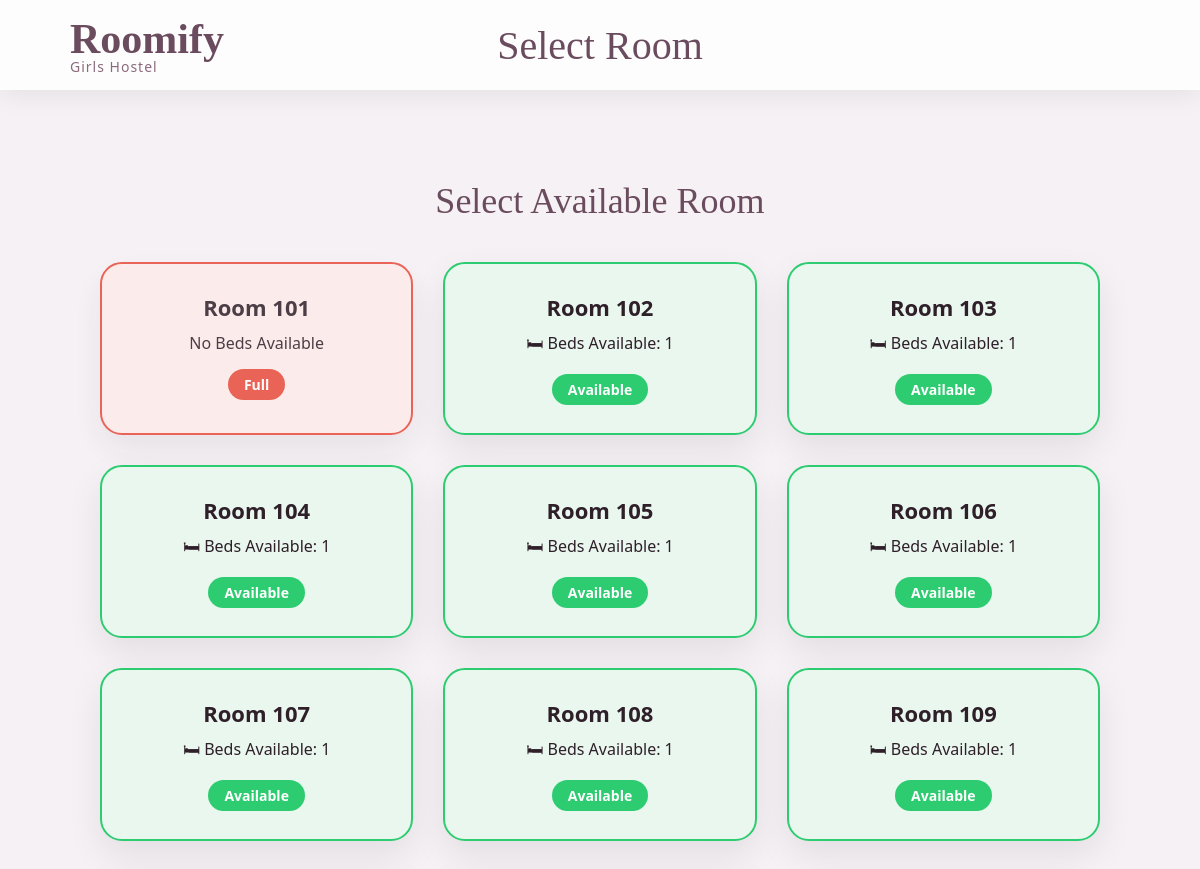
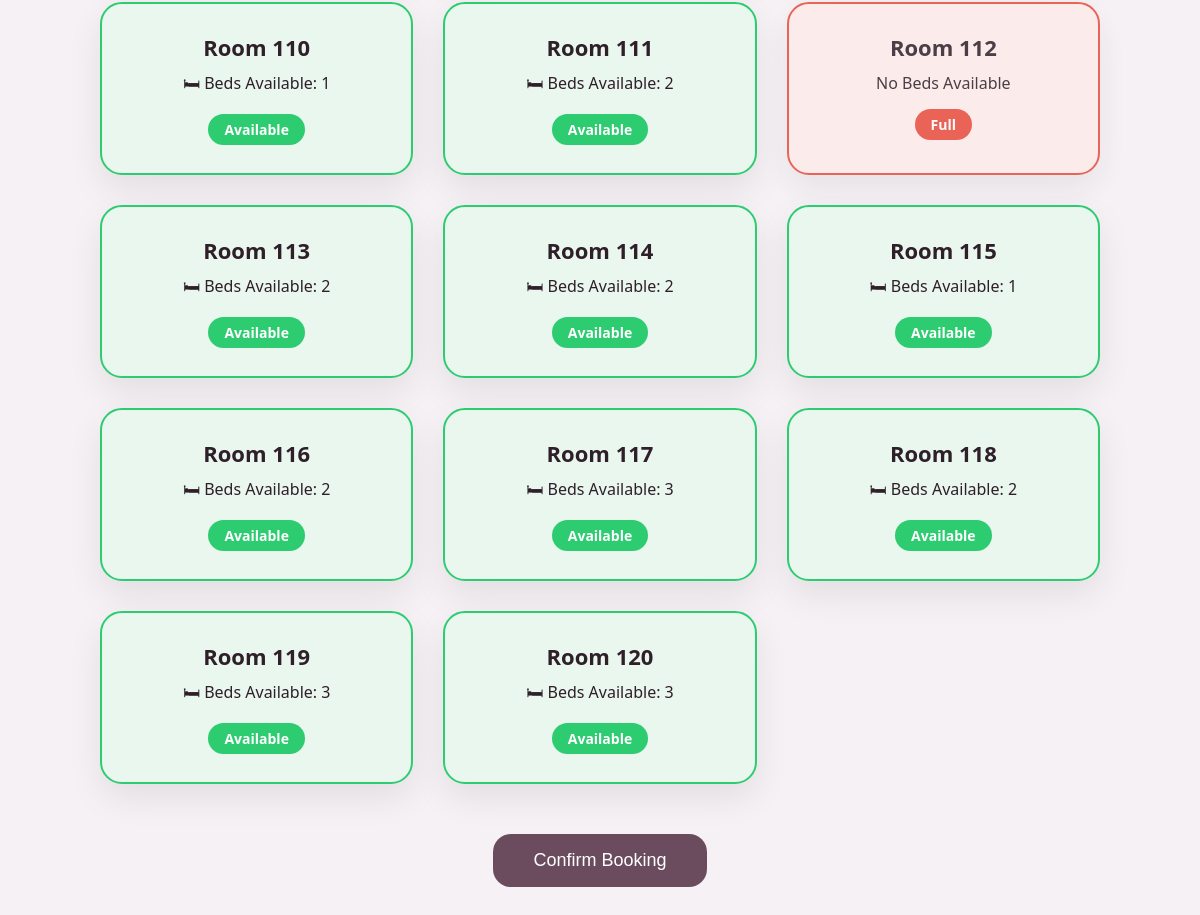
Page /select_room.php on the committed database (2 pictures, top to bottom).
### tables this page shows
CREATE TABLE IF NOT EXISTS `rooms` (
  `room_id` int NOT NULL AUTO_INCREMENT,
  `room_number` int NOT NULL,
  `capacity` int NOT NULL DEFAULT '1',
  PRIMARY KEY (`room_id`),
  UNIQUE KEY `room_no` (`room_number`)
);

### select_room.php (the view, shortened to what this page needs)
<?php
include("db_connect.php");
?>
<!DOCTYPE html>
<html lang="en">
<head>
</head>
<body>
<header>
  <div class="logo">
    <h1>Roomify</h1>
    <p>Girls Hostel</p>
  </div>
  <div class="nav-title"><h1>Select Room</h1></div>
</header>
<main>
<div class="details">Select Available Room</div>
<form method="POST" action="form.php">
<div class="room-grid">
<?php
$sql = "SELECT r.room_id, r.room_number, r.capacity,
               COUNT(b.booking_id) AS booked
        FROM rooms r
        LEFT JOIN bookings b ON r.room_id = b.room_id
        GROUP BY r.room_id, r.room_number, r.capacity";
$result = $conn->query($sql);
while($row = $result->fetch_assoc()){
  $available = $row['capacity'] - $row['booked'];
  if($available > 0){
    echo "
    <div class='room-card available' data-id='{$row['room_id']}'>
      <h4>Room {$row['room_number']}</h4>
      <p>🛏 Beds Available: {$available}</p>
      <span class='badge'>Available</span>
    </div>";
  } else {
    echo "
    <div class='room-card full'>
      <h4>Room {$row['room_number']}</h4>
      <p>No Beds Available</p>
      <span class='badge'>Full</span>
    </div>";
  }
}
?>
</div>
<button class="submit-btn">Confirm Booking</button>
</form>
</main>
</body>
</html>

### select_room.php (style rules this page uses)
* { margin:0; padding:0; box-sizing:border-box; }
html,body { background:#f6f1f5; color:#2e1f29; font-family:"Segoe UI",Tahoma,Geneva,Verdana,sans-serif; }
header { position:fixed; top:0; width:100%; height:90px; background:rgba(255,255,255,0.85); backdrop-filter:blur(8px); box-shadow:0 4px 25px rgba(0,0,0,0.08); display:flex; align-items:center; justify-content:space-between; padding:0 70px; z-index:1000; }
.logo h1 { font-family:"fonts"; font-size:42px; color:#6b4c5e; margin-bottom:-6px; }
.logo p { font-size:14px; color:#8b6a7d; letter-spacing:1px; }
.nav-title h1 { font-family:"fonts"; font-size:40px; color:#6b4c5e; font-weight: 200; }
.nav-title { position: absolute; left: 50%; transform: translateX(-50%); }
main { margin-top:90px; padding:90px 30px; }
.details { font-family:"fonts"; font-size:36px; color:#6b4c5e; text-align:center; margin-bottom:40px; }
.room-grid { display:grid; grid-template-columns:repeat(auto-fit,minmax(240px,1fr)); gap:30px; max-width:1000px; margin:auto; }
.room-card { padding:28px; border-radius:22px; box-shadow:0 14px 35px rgba(0,0,0,0.08); text-align:center; cursor:pointer; transition:0.3s; position:relative; }
.room-card.available { background:#e9f7ef; border:2px solid #2ecc71; }
.room-card.full { background:#fdecea; border:2px solid #e74c3c; cursor:not-allowed; opacity:0.85; }
.room-card h4 { font-size:22px; margin-bottom:10px; }
.room-card p { font-size:16px; margin-bottom:15px; }
.badge { padding:6px 16px; border-radius:20px; font-size:14px; font-weight:600; display:inline-block; }
.available .badge { background:#2ecc71; color:white; }
.full .badge { background:#e74c3c; color:white; }
.submit-btn { display:block; margin:50px auto 0; padding:16px 40px; background:#6b4c5e; color:white; border:none; border-radius:18px; font-size:18px; cursor:pointer; transition:0.3s; }

### rows in the picture
rooms: room_number "101"
rooms: room_number "102", capacity "1"
rooms: room_number "103", capacity "1"
rooms: room_number "104", capacity "1"
rooms: room_number "105", capacity "1"
rooms: room_number "106", capacity "1"
rooms: room_number "107", capacity "1"
rooms: room_number "108", capacity "1"
rooms: room_number "109", capacity "1"
rooms: room_number "110", capacity "1"
rooms: room_number "111", capacity "2"
rooms: room_number "112"
rooms: room_number "113", capacity "2"
rooms: room_number "114", capacity "2"
rooms: room_number "115", available "1"
rooms: room_number "116", available "2"
rooms: room_number "117", capacity "3"
rooms: room_number "118", available "2"
rooms: room_number "119", capacity "3"
rooms: room_number "120", capacity "3"
